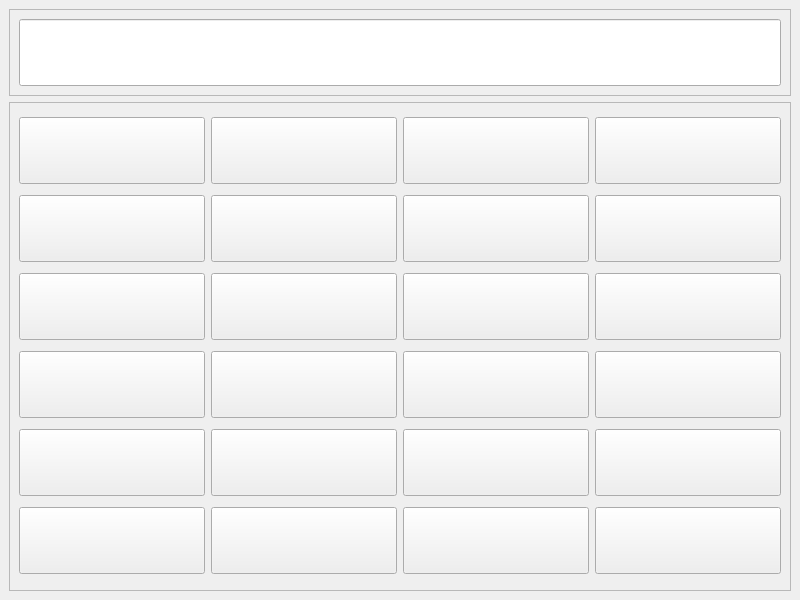
<?xml version="1.0" encoding="UTF-8"?>
<ui version="4.0">
 <class>MainWindow</class>
 <widget class="QMainWindow" name="MainWindow">
  <property name="geometry">
   <rect>
    <x>0</x>
    <y>0</y>
    <width>800</width>
    <height>600</height>
   </rect>
  </property>
  <property name="font">
   <font>
    <family>MS Gothic</family>
    <pointsize>32</pointsize>
   </font>
  </property>
  <property name="windowTitle">
   <string>Calculator</string>
  </property>
  <widget class="QWidget" name="centralwidget">
   <layout class="QVBoxLayout" name="verticalLayout">
    <item>
     <widget class="QFrame" name="frame">
      <property name="sizePolicy">
       <sizepolicy hsizetype="Preferred" vsizetype="Fixed">
        <horstretch>0</horstretch>
        <verstretch>0</verstretch>
       </sizepolicy>
      </property>
      <property name="frameShape">
       <enum>QFrame::StyledPanel</enum>
      </property>
      <property name="frameShadow">
       <enum>QFrame::Raised</enum>
      </property>
      <layout class="QHBoxLayout" name="horizontalLayout">
       <item>
        <widget class="QLineEdit" name="lineEdit">
         <property name="font">
          <font>
           <family>MS Gothic</family>
           <pointsize>32</pointsize>
          </font>
         </property>
         <property name="alignment">
          <set>Qt::AlignRight|Qt::AlignTrailing|Qt::AlignVCenter</set>
         </property>
         <property name="placeholderText">
          <string/>
         </property>
        </widget>
       </item>
      </layout>
     </widget>
    </item>
    <item>
     <widget class="QFrame" name="frame_2">
      <property name="frameShape">
       <enum>QFrame::StyledPanel</enum>
      </property>
      <property name="frameShadow">
       <enum>QFrame::Raised</enum>
      </property>
      <layout class="QGridLayout" name="gridLayout">
       <item row="0" column="0">
        <widget class="QPushButton" name="pushButton">
         <property name="text">
          <string/>
         </property>
        </widget>
       </item>
       <item row="0" column="1">
        <widget class="QPushButton" name="pushButton_14">
         <property name="text">
          <string/>
         </property>
        </widget>
       </item>
       <item row="0" column="2">
        <widget class="QPushButton" name="pushButton_15">
         <property name="text">
          <string/>
         </property>
        </widget>
       </item>
       <item row="0" column="3">
        <widget class="QPushButton" name="pushButton_20">
         <property name="text">
          <string/>
         </property>
        </widget>
       </item>
       <item row="1" column="0">
        <widget class="QPushButton" name="pushButton_2">
         <property name="text">
          <string/>
         </property>
        </widget>
       </item>
       <item row="1" column="1">
        <widget class="QPushButton" name="pushButton_13">
         <property name="text">
          <string/>
         </property>
        </widget>
       </item>
       <item row="1" column="2">
        <widget class="QPushButton" name="pushButton_23">
         <property name="text">
          <string/>
         </property>
        </widget>
       </item>
       <item row="1" column="3">
        <widget class="QPushButton" name="pushButton_21">
         <property name="text">
          <string/>
         </property>
        </widget>
       </item>
       <item row="2" column="0">
        <widget class="QPushButton" name="pushButton_3">
         <property name="text">
          <string/>
         </property>
        </widget>
       </item>
       <item row="2" column="1">
        <widget class="QPushButton" name="pushButton_12">
         <property name="text">
          <string/>
         </property>
        </widget>
       </item>
       <item row="2" column="2">
        <widget class="QPushButton" name="pushButton_22">
         <property name="text">
          <string/>
         </property>
        </widget>
       </item>
       <item row="2" column="3">
        <widget class="QPushButton" name="pushButton_16">
         <property name="text">
          <string/>
         </property>
        </widget>
       </item>
       <item row="3" column="0">
        <widget class="QPushButton" name="pushButton_4">
         <property name="text">
          <string/>
         </property>
        </widget>
       </item>
       <item row="3" column="1">
        <widget class="QPushButton" name="pushButton_11">
         <property name="text">
          <string/>
         </property>
        </widget>
       </item>
       <item row="3" column="2">
        <widget class="QPushButton" name="pushButton_9">
         <property name="text">
          <string/>
         </property>
        </widget>
       </item>
       <item row="3" column="3">
        <widget class="QPushButton" name="pushButton_17">
         <property name="text">
          <string/>
         </property>
        </widget>
       </item>
       <item row="4" column="0">
        <widget class="QPushButton" name="pushButton_5">
         <property name="text">
          <string/>
         </property>
        </widget>
       </item>
       <item row="4" column="1">
        <widget class="QPushButton" name="pushButton_10">
         <property name="text">
          <string/>
         </property>
        </widget>
       </item>
       <item row="4" column="2">
        <widget class="QPushButton" name="pushButton_24">
         <property name="text">
          <string/>
         </property>
        </widget>
       </item>
       <item row="4" column="3">
        <widget class="QPushButton" name="pushButton_18">
         <property name="text">
          <string/>
         </property>
        </widget>
       </item>
       <item row="5" column="0">
        <widget class="QPushButton" name="pushButton_6">
         <property name="text">
          <string/>
         </property>
        </widget>
       </item>
       <item row="5" column="1">
        <widget class="QPushButton" name="pushButton_7">
         <property name="text">
          <string/>
         </property>
        </widget>
       </item>
       <item row="5" column="2">
        <widget class="QPushButton" name="pushButton_8">
         <property name="text">
          <string/>
         </property>
        </widget>
       </item>
       <item row="5" column="3">
        <widget class="QPushButton" name="pushButton_19">
         <property name="text">
          <string/>
         </property>
        </widget>
       </item>
      </layout>
     </widget>
    </item>
   </layout>
  </widget>
 </widget>
 <resources/>
 <connections/>
</ui>
